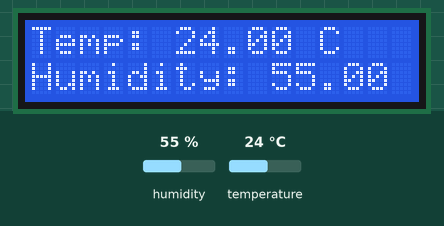
A sketch run on a simulated Arduino Uno, built with avr-gcc and run on an emulated ATmega328P. Parts: 16×2 character LCD. The inputs (shaded band) are chosen by the test bench; at power-on: humidity 55 %, temperature 24 °C. What the sketch prints to the serial monitor is not drawn.

Above: at 1.2 s.
1.3 s: humidity set to 22 %
At 2.6 s:
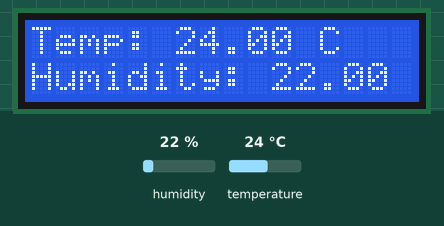
4.0 s: temperature set to 12 °C
At 5.3 s:
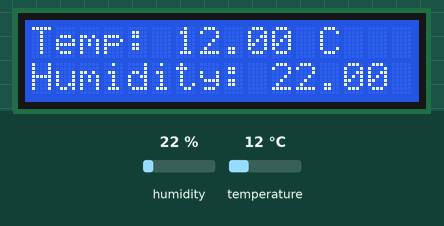
6.7 s: humidity set to 40 %
At 9.4 s:
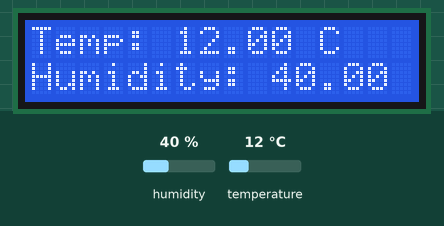
9.7 s: temperature set to 19 °C
At 10.9 s:
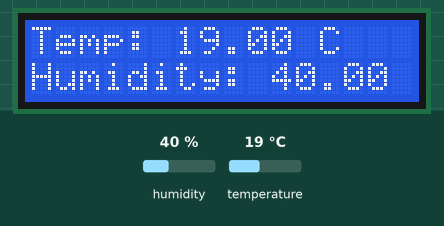
Timing chart, 0 to 12.7 s (numbered marks = the images above; inputs shaded):
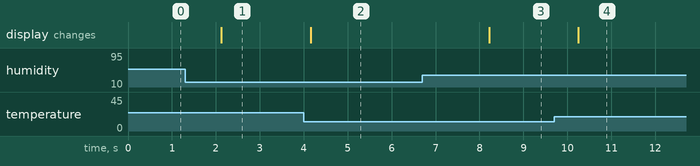

The sketch:

SmartMonitor.ino
```cpp
#include <LiquidCrystal.h>
#include <DHT.h>

// Define DHT11 sensor
#define DHTPIN 7        // Signal pin from your DHT11
#define DHTTYPE DHT11   // Using DHT11 sensor

DHT dht(DHTPIN, DHTTYPE);

// Initialize LCD with these pins: RS, E, D4, D5, D6, D7
LiquidCrystal lcd(12, 11, 5, 4, 3, 2);

void setup() {
  lcd.begin(16, 2);         // Initialize LCD: 16 columns, 2 rows
  dht.begin();              // Start the DHT11 sensor
  Serial.begin(9600);       // Start serial monitor
}

void loop() {
  float temp = dht.readTemperature();    // Read temperature (Celsius)
  float humidity = dht.readHumidity();   // Read humidity (%)

  // Error checking
  if (isnan(temp) || isnan(humidity)) {
    Serial.println("Failed to read from DHT sensor!");
    lcd.clear();
    lcd.setCursor(0, 0);
    lcd.print("Sensor Error!");
    delay(2000);
    return;
  }

  // Print to LCD
  lcd.clear();
  lcd.setCursor(0, 0);
  lcd.print("Temp: ");
  lcd.print(temp);
  lcd.print(" C");

  lcd.setCursor(0, 1);
  lcd.print("Humidity: ");
  lcd.print(humidity);
  lcd.print(" %");

  // Print to Serial Monitor
  Serial.print("Temperature: ");
  Serial.print(temp);
  Serial.print(" C  |  Humidity: ");
  Serial.print(humidity);
  Serial.println(" %");

  delay(2000); // Wait 2 seconds before next reading
}
```

Measured:
- after the input at 1.3 s, the display: changes after 0.83 s (image 1)
- after the input at 4.0 s, the display: changes after 0.16 s (image 2)
- after the input at 6.7 s, the display: changes after 1.5 s (image 3)
- after the input at 9.7 s, the display: changes after 0.55 s (image 4)
